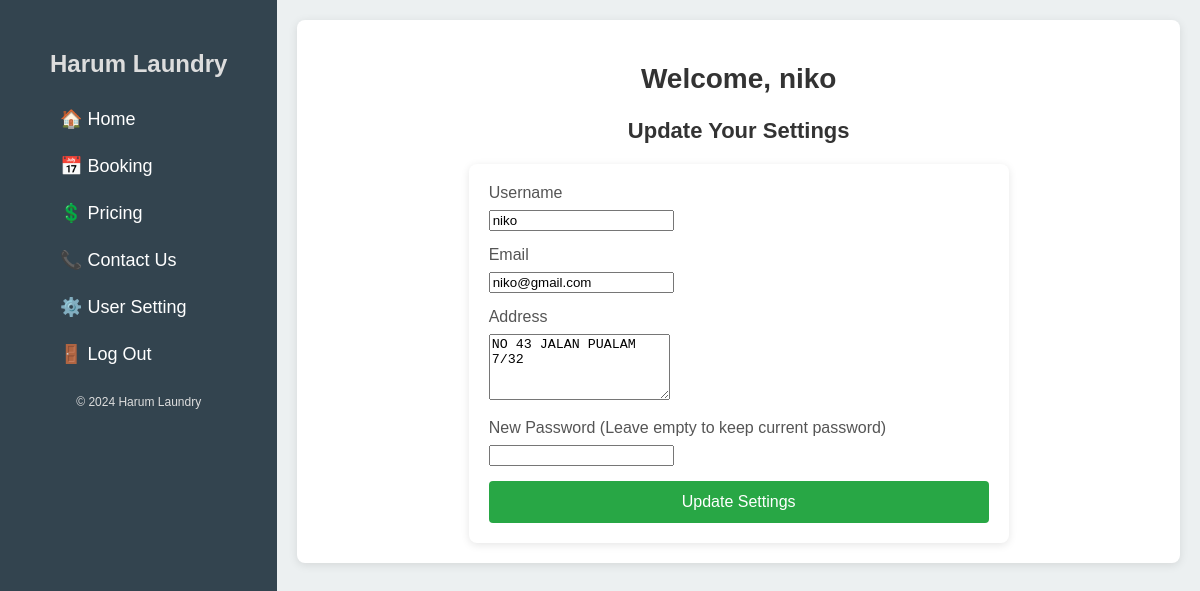
The app's page /user_settings.php (signed in) with its own data.
### tables this page shows
CREATE TABLE `users` (
  `id` int(11) NOT NULL,
  `username` varchar(255) NOT NULL,
  `user_no` int(15) NOT NULL,
  `password` varchar(255) NOT NULL,
  `email` varchar(255) NOT NULL,
  `address` varchar(255) NOT NULL,
  `user_type` enum('admin','customer') NOT NULL,
  `created_at` timestamp NOT NULL DEFAULT current_timestamp()
);

### user_settings.php (the view, shortened to what this page needs)
<?php
include('auth/db_connect.php');
$sql = "SELECT * FROM users WHERE username = ?";
$stmt = $pdo->prepare($sql);
$stmt->execute([$_SESSION['username']]);
$user = $stmt->fetch();
?>
<!DOCTYPE html>
<html lang="en">
<head>
    <link rel="stylesheet" href="styles/style.css">
</head>
<body>
    <div class="navbar">
        <div class="laundry-name">Harum Laundry</div>
        <nav>
        <a href="index.php">🏠 Home</a>
        <a href="booking.php">📅 Booking</a>
        <a href="pricing.php">💲 Pricing</a>
        <a href="contact.php">📞 Contact Us</a>
        <a href="user_settings.php">⚙️ User Setting</a>
        <a href="logout.php">🚪 Log Out</a>
        </nav>
        <footer>
            &copy; <?php echo date("Y"); ?> Harum Laundry
        </footer>
    </div>
    <div class="content">
        <div class="feature">
            <h2>Welcome, <?php echo $_SESSION['username']; ?></h2>
            <h3>Update Your Settings</h3>
            <form action="user_settings.php" method="POST">
                <div class="form-group">
                    <label for="username">Username</label>
                    <input type="text" name="username" id="username"
                        value="<?php echo htmlspecialchars($user['username']); ?>" required>
                </div>
                <div class="form-group">
                    <label for="email">Email</label>
                    <input type="email" name="email" id="email" value="<?php echo htmlspecialchars($user['email']); ?>"
                        required>
                </div>
                <div class="form-group">
                    <label for="address">Address</label>
                    <textarea name="address" id="address" rows="4"
                        required><?php echo htmlspecialchars($user['address']); ?></textarea>
                </div>
                <div class="form-group">
                    <label for="password">New Password (Leave empty to keep current password)</label>
                    <input type="password" name="password" id="password">
                </div>
                <button type="submit">Update Settings</button>
            </form>
        </div>
    </div>
</body>
</html>

### styles/style.css (style rules this page uses)
body { margin: 0; font-family: Arial, sans-serif; display: flex; height: 100vh; background-color: #59c6e1; }
body { margin: 0; font-family: 'Arial', sans-serif; background-color: #f4f4f4; display: flex; }
.content { margin-left: 250px; padding: 20px; }
.laundry-name { font-size: 24px; font-weight: bold; margin-bottom: 20px; text-align: center; }
.navbar a { color: rgb(14, 9, 9); text-decoration: none; font-size: 18px; padding: 10px; text-align: center; display: block; margin: 10px 0; }
.content { flex-grow: 1; padding: 20px; background-color: #ecf0f1; box-sizing: border-box; }
footer { text-align: center; margin-top: 20px; font-size: 12px; }
h3 { font-size: 22px; margin-bottom: 20px; text-align: center; color: #333; }
form { width: 100%; max-width: 500px; margin: 0 auto; background-color: #fff; padding: 20px; border-radius: 8px; box-shadow: 0 2px 8px rgba(0, 0, 0, 0.1); }
.form-group { margin-bottom: 15px; }
label { display: block; font-size: 16px; margin-bottom: 8px; color: #555; }
button { width: 100%; padding: 12px; font-size: 16px; background-color: #28a745; color: white; border: none; border-radius: 4px; cursor: pointer; transition: background-color 0.3s; }
.feature { background-color: white; padding: 20px; border-radius: 8px; box-shadow: 0 2px 10px rgba(0, 0, 0, 0.1); }
h2 { font-size: 28px; color: #333; text-align: center; }

### user_settings.php (style rules this page uses)
.content { margin-left: 0px; padding: 20px; width: calc(100% - 560px); }
.laundry-name { font-size: 24px; font-weight: bold; color:#ddd; margin-bottom: 20px; text-align: center; }
footer { text-align: center; color:#ddd; margin-top: 20px; font-size: 12px; }
.navbar { background-color: #33444f; padding: 50px; box-shadow: 0 4px 6px rgba(0, 0, 0, 0.1); }
.navbar nav a { display: block; padding: 10px; margin: 5px 0; color: #ffff; text-decoration: none; border-radius: 4px; text-align: left; }

### records on screen
users: username "niko", email "niko@gmail.com", address "NO 43 JALAN PUALAM 7/32"

### other values on screen
$_SESSION['username'] "niko"
